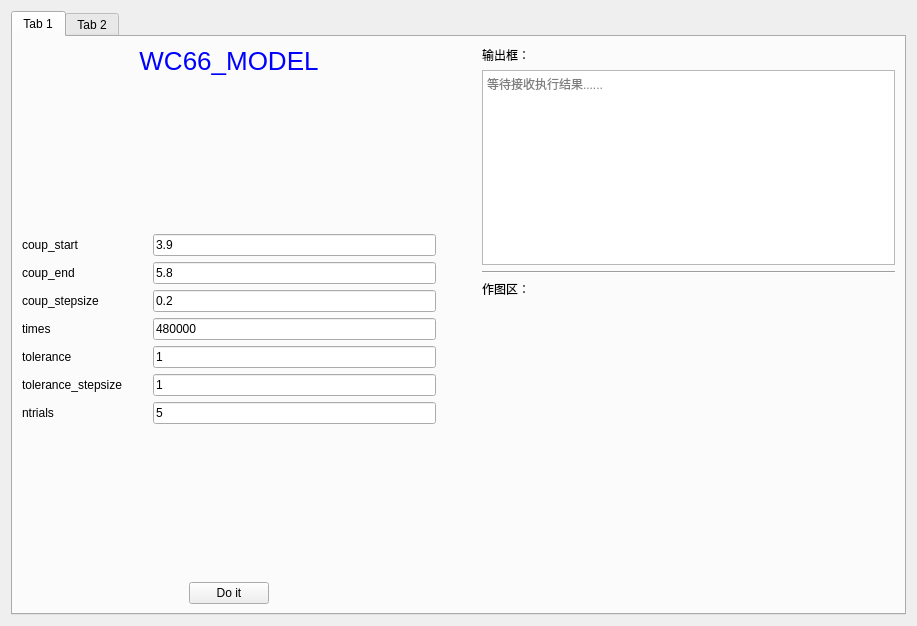
<?xml version="1.0" encoding="UTF-8"?>
<ui version="4.0">
 <class>Form</class>
 <widget class="QWidget" name="Form">
  <property name="geometry">
   <rect>
    <x>0</x>
    <y>0</y>
    <width>917</width>
    <height>626</height>
   </rect>
  </property>
  <property name="windowTitle">
   <string>Form</string>
  </property>
  <layout class="QVBoxLayout" name="verticalLayout">
   <item>
    <widget class="QTabWidget" name="tabWidget">
     <property name="currentIndex">
      <number>0</number>
     </property>
     <widget class="QWidget" name="tab1">
      <attribute name="title">
       <string>Tab 1</string>
      </attribute>
      <layout class="QHBoxLayout" name="horizontalLayout">
       <item>
        <layout class="QVBoxLayout" name="verticalLayout_2">
         <item>
          <widget class="QLabel" name="label">
           <property name="styleSheet">
            <string notr="true">font-size:26px;
color:blue;</string>
           </property>
           <property name="text">
            <string>WC66_MODEL</string>
           </property>
           <property name="alignment">
            <set>Qt::AlignCenter</set>
           </property>
          </widget>
         </item>
         <item>
          <spacer name="verticalSpacer">
           <property name="orientation">
            <enum>Qt::Vertical</enum>
           </property>
           <property name="sizeType">
            <enum>QSizePolicy::Expanding</enum>
           </property>
           <property name="sizeHint" stdset="0">
            <size>
             <width>20</width>
             <height>40</height>
            </size>
           </property>
          </spacer>
         </item>
         <item>
          <layout class="QFormLayout" name="formLayout">
           <property name="sizeConstraint">
            <enum>QLayout::SetDefaultConstraint</enum>
           </property>
           <property name="horizontalSpacing">
            <number>31</number>
           </property>
           <item row="0" column="0">
            <widget class="QLabel" name="coup_startLabel">
             <property name="text">
              <string>coup_start</string>
             </property>
            </widget>
           </item>
           <item row="0" column="1">
            <widget class="QLineEdit" name="coup_start">
             <property name="text">
              <string>3.9</string>
             </property>
            </widget>
           </item>
           <item row="1" column="0">
            <widget class="QLabel" name="coup_endLabel">
             <property name="text">
              <string>coup_end</string>
             </property>
            </widget>
           </item>
           <item row="1" column="1">
            <widget class="QLineEdit" name="coup_end">
             <property name="text">
              <string>5.8</string>
             </property>
            </widget>
           </item>
           <item row="2" column="0">
            <widget class="QLabel" name="coup_stepsizeLabel">
             <property name="text">
              <string>coup_stepsize</string>
             </property>
            </widget>
           </item>
           <item row="2" column="1">
            <widget class="QLineEdit" name="coup_stepsize">
             <property name="text">
              <string>0.2</string>
             </property>
            </widget>
           </item>
           <item row="3" column="0">
            <widget class="QLabel" name="timesLabel">
             <property name="text">
              <string>times</string>
             </property>
            </widget>
           </item>
           <item row="3" column="1">
            <widget class="QLineEdit" name="times">
             <property name="text">
              <string>480000</string>
             </property>
            </widget>
           </item>
           <item row="4" column="0">
            <widget class="QLabel" name="toleranceLabel">
             <property name="text">
              <string>tolerance</string>
             </property>
            </widget>
           </item>
           <item row="4" column="1">
            <widget class="QLineEdit" name="tolerance">
             <property name="text">
              <string>1</string>
             </property>
            </widget>
           </item>
           <item row="5" column="0">
            <widget class="QLabel" name="tolerance_stepsizeLabel">
             <property name="text">
              <string>tolerance_stepsize</string>
             </property>
            </widget>
           </item>
           <item row="5" column="1">
            <widget class="QLineEdit" name="tolerance_stepsizeLineEdit">
             <property name="text">
              <string>1</string>
             </property>
            </widget>
           </item>
           <item row="6" column="0">
            <widget class="QLabel" name="ntrialsLabel">
             <property name="text">
              <string>ntrials</string>
             </property>
            </widget>
           </item>
           <item row="6" column="1">
            <widget class="QLineEdit" name="ntrials">
             <property name="text">
              <string>5</string>
             </property>
            </widget>
           </item>
          </layout>
         </item>
         <item>
          <spacer name="verticalSpacer_2">
           <property name="orientation">
            <enum>Qt::Vertical</enum>
           </property>
           <property name="sizeType">
            <enum>QSizePolicy::Expanding</enum>
           </property>
           <property name="sizeHint" stdset="0">
            <size>
             <width>20</width>
             <height>40</height>
            </size>
           </property>
          </spacer>
         </item>
         <item>
          <layout class="QHBoxLayout" name="horizontalLayout_2">
           <item>
            <spacer name="horizontalSpacer">
             <property name="orientation">
              <enum>Qt::Horizontal</enum>
             </property>
             <property name="sizeHint" stdset="0">
              <size>
               <width>40</width>
               <height>20</height>
              </size>
             </property>
            </spacer>
           </item>
           <item>
            <widget class="QPushButton" name="pushButton">
             <property name="text">
              <string>Do it</string>
             </property>
            </widget>
           </item>
           <item>
            <spacer name="horizontalSpacer_2">
             <property name="orientation">
              <enum>Qt::Horizontal</enum>
             </property>
             <property name="sizeHint" stdset="0">
              <size>
               <width>40</width>
               <height>20</height>
              </size>
             </property>
            </spacer>
           </item>
          </layout>
         </item>
        </layout>
       </item>
       <item>
        <spacer name="horizontalSpacer_3">
         <property name="orientation">
          <enum>Qt::Horizontal</enum>
         </property>
         <property name="sizeType">
          <enum>QSizePolicy::Maximum</enum>
         </property>
         <property name="sizeHint" stdset="0">
          <size>
           <width>40</width>
           <height>20</height>
          </size>
         </property>
        </spacer>
       </item>
       <item>
        <layout class="QVBoxLayout" name="verticalLayout_3">
         <item>
          <widget class="QLabel" name="label_2">
           <property name="text">
            <string>输出框：</string>
           </property>
          </widget>
         </item>
         <item>
          <widget class="QTextEdit" name="resultEdit">
           <property name="documentTitle">
            <string>输出结果</string>
           </property>
           <property name="readOnly">
            <bool>true</bool>
           </property>
           <property name="html">
            <string>&lt;!DOCTYPE HTML PUBLIC &quot;-//W3C//DTD HTML 4.0//EN&quot; &quot;http://www.w3.org/TR/REC-html40/strict.dtd&quot;&gt;
&lt;html&gt;&lt;head&gt;&lt;meta name=&quot;qrichtext&quot; content=&quot;1&quot; /&gt;&lt;title&gt;输出结果&lt;/title&gt;&lt;style type=&quot;text/css&quot;&gt;
p, li { white-space: pre-wrap; }
&lt;/style&gt;&lt;/head&gt;&lt;body style=&quot; font-family:'SimSun'; font-size:9pt; font-weight:400; font-style:normal;&quot;&gt;
&lt;p style=&quot;-qt-paragraph-type:empty; margin-top:0px; margin-bottom:0px; margin-left:0px; margin-right:0px; -qt-block-indent:0; text-indent:0px;&quot;&gt;&lt;br /&gt;&lt;/p&gt;&lt;/body&gt;&lt;/html&gt;</string>
           </property>
           <property name="tabStopWidth">
            <number>80</number>
           </property>
           <property name="placeholderText">
            <string>等待接收执行结果......</string>
           </property>
          </widget>
         </item>
         <item>
          <widget class="Line" name="line_2">
           <property name="orientation">
            <enum>Qt::Horizontal</enum>
           </property>
          </widget>
         </item>
         <item>
          <widget class="QLabel" name="label_3">
           <property name="text">
            <string>作图区：</string>
           </property>
          </widget>
         </item>
         <item>
          <widget class="QWidget" name="plotWidget_tab1" native="true">
           <property name="sizePolicy">
            <sizepolicy hsizetype="Preferred" vsizetype="Preferred">
             <horstretch>0</horstretch>
             <verstretch>0</verstretch>
            </sizepolicy>
           </property>
           <property name="minimumSize">
            <size>
             <width>401</width>
             <height>300</height>
            </size>
           </property>
           <property name="maximumSize">
            <size>
             <width>600</width>
             <height>600</height>
            </size>
           </property>
          </widget>
         </item>
        </layout>
       </item>
      </layout>
     </widget>
     <widget class="QWidget" name="tab_2">
      <attribute name="title">
       <string>Tab 2</string>
      </attribute>
      <layout class="QVBoxLayout" name="verticalLayout_7">
       <item>
        <widget class="QGroupBox" name="groupBox">
         <property name="title">
          <string>参数设置</string>
         </property>
         <layout class="QVBoxLayout" name="verticalLayout_4">
          <item>
           <layout class="QHBoxLayout" name="horizontalLayout_10">
            <item>
             <layout class="QHBoxLayout" name="horizontalLayout_13">
              <item>
               <widget class="QLabel" name="label_14">
                <property name="text">
                 <string>coup_start</string>
                </property>
               </widget>
              </item>
              <item>
               <widget class="QLineEdit" name="lineEdit_11"/>
              </item>
             </layout>
            </item>
            <item>
             <layout class="QHBoxLayout" name="horizontalLayout_14">
              <item>
               <widget class="QLabel" name="label_15">
                <property name="text">
                 <string>coup_start</string>
                </property>
               </widget>
              </item>
              <item>
               <widget class="QLineEdit" name="lineEdit_12"/>
              </item>
             </layout>
            </item>
            <item>
             <layout class="QHBoxLayout" name="horizontalLayout_15">
              <item>
               <widget class="QLabel" name="label_16">
                <property name="text">
                 <string>coup_start</string>
                </property>
               </widget>
              </item>
              <item>
               <widget class="QLineEdit" name="lineEdit_13"/>
              </item>
             </layout>
            </item>
            <item>
             <layout class="QHBoxLayout" name="horizontalLayout_3">
              <item>
               <widget class="QLabel" name="label_4">
                <property name="text">
                 <string>coup_start</string>
                </property>
               </widget>
              </item>
              <item>
               <widget class="QLineEdit" name="lineEdit"/>
              </item>
             </layout>
            </item>
           </layout>
          </item>
          <item>
           <layout class="QHBoxLayout" name="horizontalLayout_19">
            <item>
             <layout class="QHBoxLayout" name="horizontalLayout_18">
              <item>
               <widget class="QLabel" name="label_19">
                <property name="text">
                 <string>coup_start</string>
                </property>
               </widget>
              </item>
              <item>
               <widget class="QLineEdit" name="lineEdit_16"/>
              </item>
             </layout>
            </item>
            <item>
             <layout class="QHBoxLayout" name="horizontalLayout_17">
              <item>
               <widget class="QLabel" name="label_18">
                <property name="text">
                 <string>coup_start</string>
                </property>
               </widget>
              </item>
              <item>
               <widget class="QLineEdit" name="lineEdit_15"/>
              </item>
             </layout>
            </item>
            <item>
             <layout class="QHBoxLayout" name="horizontalLayout_16">
              <item>
               <widget class="QLabel" name="label_17">
                <property name="text">
                 <string>coup_start</string>
                </property>
               </widget>
              </item>
              <item>
               <widget class="QLineEdit" name="lineEdit_14"/>
              </item>
             </layout>
            </item>
           </layout>
          </item>
         </layout>
        </widget>
       </item>
       <item>
        <layout class="QHBoxLayout" name="horizontalLayout_20">
         <item>
          <layout class="QVBoxLayout" name="verticalLayout_5">
           <item>
            <widget class="QLabel" name="label_11">
             <property name="text">
              <string>输出框：</string>
             </property>
            </widget>
           </item>
           <item>
            <widget class="QTextEdit" name="resultEdit_2">
             <property name="documentTitle">
              <string>输出结果</string>
             </property>
             <property name="readOnly">
              <bool>true</bool>
             </property>
             <property name="html">
              <string>&lt;!DOCTYPE HTML PUBLIC &quot;-//W3C//DTD HTML 4.0//EN&quot; &quot;http://www.w3.org/TR/REC-html40/strict.dtd&quot;&gt;
&lt;html&gt;&lt;head&gt;&lt;meta name=&quot;qrichtext&quot; content=&quot;1&quot; /&gt;&lt;title&gt;输出结果&lt;/title&gt;&lt;style type=&quot;text/css&quot;&gt;
p, li { white-space: pre-wrap; }
&lt;/style&gt;&lt;/head&gt;&lt;body style=&quot; font-family:'SimSun'; font-size:9pt; font-weight:400; font-style:normal;&quot;&gt;
&lt;p style=&quot;-qt-paragraph-type:empty; margin-top:0px; margin-bottom:0px; margin-left:0px; margin-right:0px; -qt-block-indent:0; text-indent:0px;&quot;&gt;&lt;br /&gt;&lt;/p&gt;&lt;/body&gt;&lt;/html&gt;</string>
             </property>
             <property name="tabStopWidth">
              <number>80</number>
             </property>
             <property name="placeholderText">
              <string>等待接收执行结果......</string>
             </property>
            </widget>
           </item>
          </layout>
         </item>
         <item>
          <widget class="Line" name="line">
           <property name="orientation">
            <enum>Qt::Vertical</enum>
           </property>
          </widget>
         </item>
         <item>
          <layout class="QVBoxLayout" name="verticalLayout_6">
           <item>
            <widget class="QLabel" name="label_20">
             <property name="text">
              <string>作图区：</string>
             </property>
            </widget>
           </item>
           <item>
            <widget class="QWidget" name="plotWidget_tab2" native="true">
             <property name="sizePolicy">
              <sizepolicy hsizetype="Preferred" vsizetype="Preferred">
               <horstretch>0</horstretch>
               <verstretch>0</verstretch>
              </sizepolicy>
             </property>
             <property name="minimumSize">
              <size>
               <width>401</width>
               <height>300</height>
              </size>
             </property>
             <property name="maximumSize">
              <size>
               <width>600</width>
               <height>600</height>
              </size>
             </property>
            </widget>
           </item>
          </layout>
         </item>
        </layout>
       </item>
      </layout>
     </widget>
    </widget>
   </item>
  </layout>
 </widget>
 <resources/>
 <connections/>
</ui>
